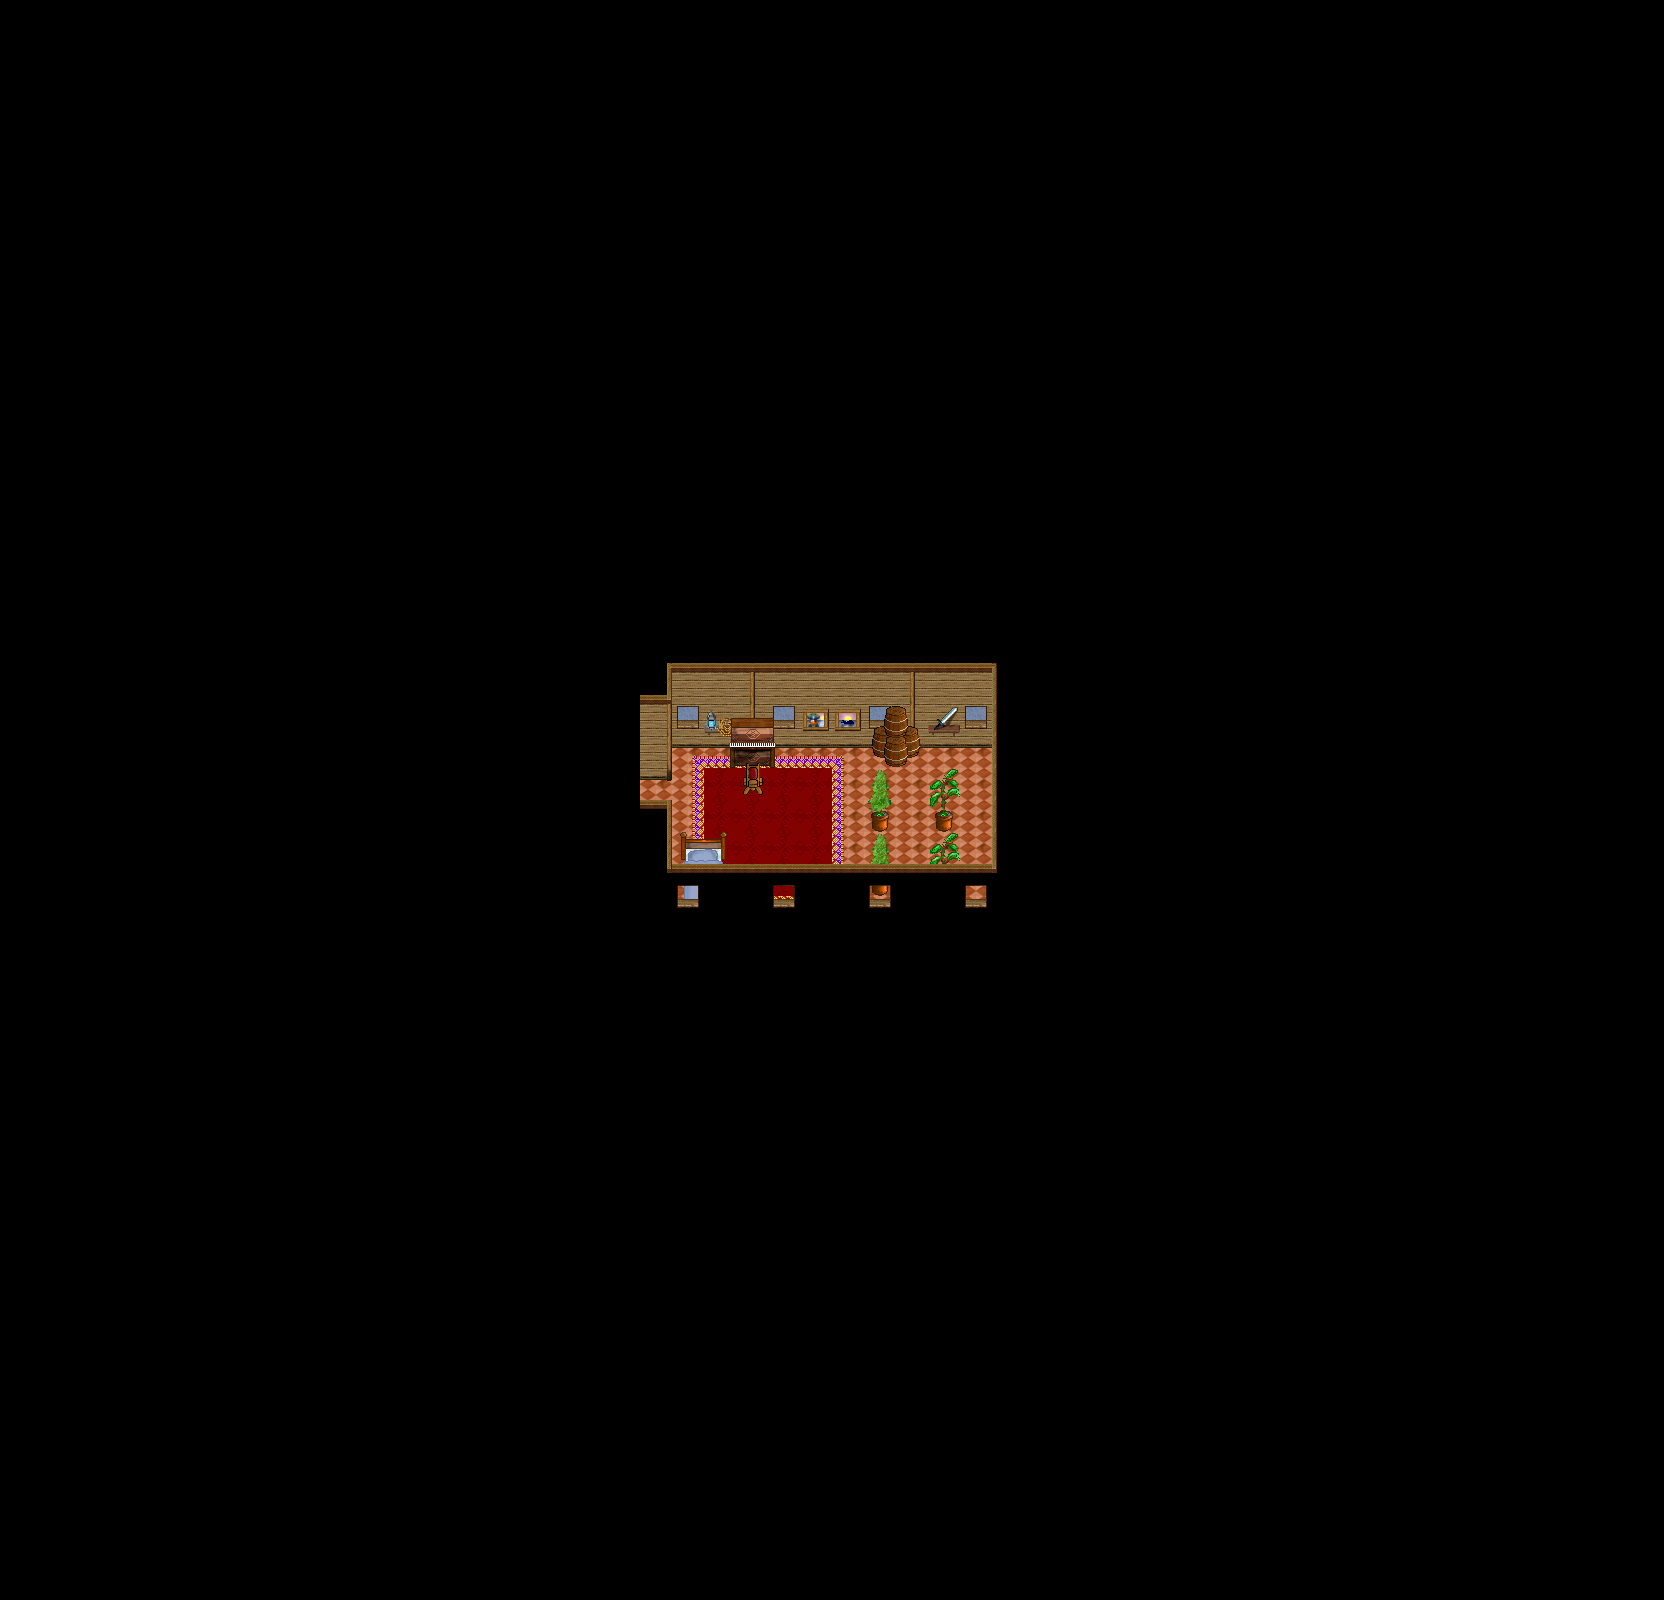

Below is a game level as drawn by its tile map, then a one-line description and the .tmx that defines it (tile-layer data replaced by summaries):
An orthogonal 52x50 tile map with 32x32 px tiles, 5 tile layers (ground, ground2, ground3, fringe, ...), 1 hidden layer not drawn, 7 tilesets and 4 objects (2x Margem, -warp, -spawn).

<map version="1.0" orientation="orthogonal" width="52" height="50" tilewidth="32" tileheight="32">
 <properties>
  <property name="-background0image" value="graphics/images/ambient/water.png" />
  <property name="-background0parallax" value="1.0" />
  <property name="-background0scrollX" value="-1.5" />
  <property name="-background0scrollY" value="0.0" />
  <property name="name" value="Navio - Quarto do Capitão" />
 </properties>
 <tileset firstgid="1" name="collision" tilewidth="32" tileheight="32">
  <image source="../graphics/tiles/collision.png" width="64" height="32" />
 </tileset>
 <tileset firstgid="3" name="sprite_agua" tilewidth="32" tileheight="32">
  <image source="../graphics/tiles/sprite_agua.png" width="512" height="64" />
  <tile id="0">
   <properties>
    <property name="animation-delay0" value="1" />
    <property name="animation-delay1" value="1" />
    <property name="animation-delay2" value="1" />
    <property name="animation-delay3" value="1" />
    <property name="animation-delay4" value="1" />
    <property name="animation-delay5" value="1" />
    <property name="animation-delay6" value="1" />
    <property name="animation-delay7" value="1" />
    <property name="animation-delay8" value="1" />
    <property name="animation-delay9" value="1" />
    <property name="animation-delay10" value="1" />
    <property name="animation-delay11" value="1" />
    <property name="animation-delay12" value="1" />
    <property name="animation-delay13" value="1" />
    <property name="animation-delay14" value="1" />
    <property name="animation-delay15" value="1" />
    <property name="animation-delay16" value="1" />
    <property name="animation-delay17" value="1" />
    <property name="animation-delay18" value="1" />
    <property name="animation-delay19" value="1" />
    <property name="animation-delay20" value="1" />
    <property name="animation-delay21" value="1" />
    <property name="animation-delay22" value="1" />
    <property name="animation-delay23" value="1" />
    <property name="animation-delay24" value="1" />
    <property name="animation-delay25" value="1" />
    <property name="animation-delay26" value="1" />
    <property name="animation-delay27" value="1" />
    <property name="animation-delay28" value="1" />
    <property name="animation-delay29" value="1" />
    <property name="animation-delay30" value="1" />
    <property name="animation-delay31" value="1" />
    <property name="animation-frame0" value="0" />
    <property name="animation-frame1" value="1" />
    <property name="animation-frame2" value="2" />
    <property name="animation-frame3" value="3" />
    <property name="animation-frame4" value="4" />
    <property name="animation-frame5" value="5" />
    <property name="animation-frame6" value="6" />
    <property name="animation-frame7" value="7" />
    <property name="animation-frame8" value="8" />
    <property name="animation-frame9" value="9" />
    <property name="animation-frame10" value="10" />
    <property name="animation-frame11" value="11" />
    <property name="animation-frame12" value="12" />
    <property name="animation-frame13" value="13" />
    <property name="animation-frame14" value="14" />
    <property name="animation-frame15" value="15" />
    <property name="animation-frame16" value="16" />
    <property name="animation-frame17" value="17" />
    <property name="animation-frame18" value="18" />
    <property name="animation-frame19" value="19" />
    <property name="animation-frame20" value="20" />
    <property name="animation-frame21" value="21" />
    <property name="animation-frame22" value="22" />
    <property name="animation-frame23" value="23" />
    <property name="animation-frame24" value="24" />
    <property name="animation-frame25" value="25" />
    <property name="animation-frame26" value="26" />
    <property name="animation-frame27" value="27" />
    <property name="animation-frame28" value="28" />
    <property name="animation-frame29" value="29" />
    <property name="animation-frame30" value="30" />
    <property name="animation-frame31" value="31" />
   </properties>
  </tile>
 </tileset>
 <tileset firstgid="35" name="cabana_in_teto" tilewidth="32" tileheight="32">
  <image source="../graphics/tiles/cabana_in_teto.png" width="256" height="160" />
 </tileset>
 <tileset firstgid="75" name="navio-br-interno" tilewidth="32" tileheight="32">
  <image source="../graphics/tiles/navio-br-interno.png" width="320" height="224" />
 </tileset>
 <tileset firstgid="145" name="inn" tilewidth="32" tileheight="32">
  <image source="../graphics/tiles/inn.png" width="512" height="512" />
 </tileset>
 <tileset firstgid="401" name="inn_x2" tilewidth="32" tileheight="32">
  <image source="../graphics/tiles/inn_x2.png" width="512" height="64" />
 </tileset>
 <tileset firstgid="433" name="escada_madeira" tilewidth="32" tileheight="32">
  <image source="../graphics/tiles/escada_madeira.png" width="224" height="256" />
 </tileset>
 <layer name="ground" width="52" height="50">
  <data>[2600 cells, 2584 non-empty, 3 distinct tile ids]</data>
 </layer>
 <layer name="ground2" width="52" height="50">
  <data>[2600 cells, 36 non-empty, 9 distinct tile ids]</data>
 </layer>
 <layer name="ground3" width="52" height="50">
  <data>[2600 cells, 33 non-empty, 11 distinct tile ids]</data>
 </layer>
 <layer name="fringe" width="52" height="50">
  <data>[2600 cells, 25 non-empty, 21 distinct tile ids]</data>
 </layer>
 <layer name="top" width="52" height="50">
  <data>[2600 cells, 46 non-empty, 14 distinct tile ids]</data>
 </layer>
 <layer name="collision" width="52" height="50" visible="0">
  <data>[2600 cells, 2551 non-empty, 1 distinct tile ids]</data>
 </layer>
 <objectgroup name="object" width="52" height="50">
  <object name="Margem" x="0" y="0" width="640" height="640" />
  <object name="Margem" x="1024" y="960" width="640" height="640" />
  <object name="paraFora" type="-warp" x="640" y="768" width="32" height="32">
   <properties>
    <property name="dest_map" value="navio" />
    <property name="dest_x" value="768" />
    <property name="dest_y" value="832" />
   </properties>
  </object>
  <object name="Rato(2) (desativado)" type="-spawn" x="672" y="736" width="320" height="128">
   <properties>
    <property name="max_beings" value="2" />
    <property name="monster_id" value="321" />
   </properties>
  </object>
 </objectgroup>
</map>
